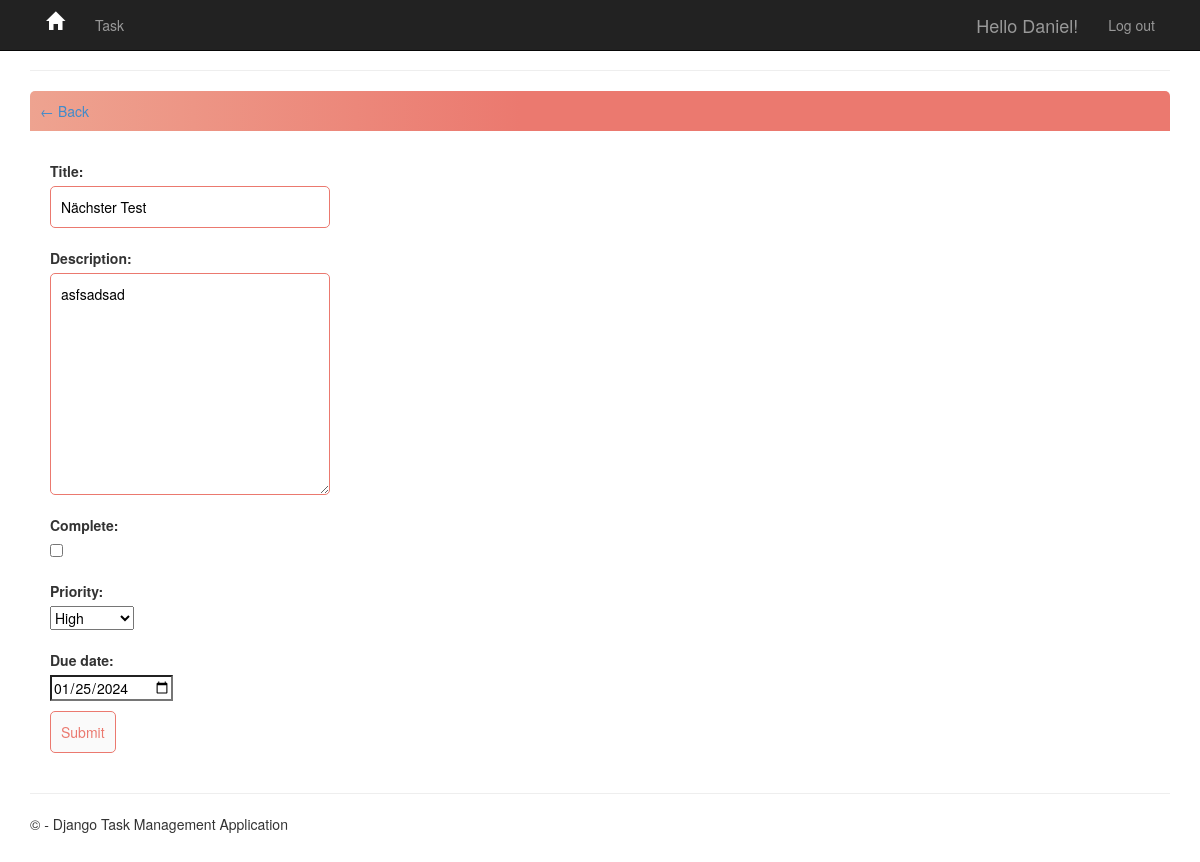
The page /task-update/10/ (signed in) on the database as committed earlier.
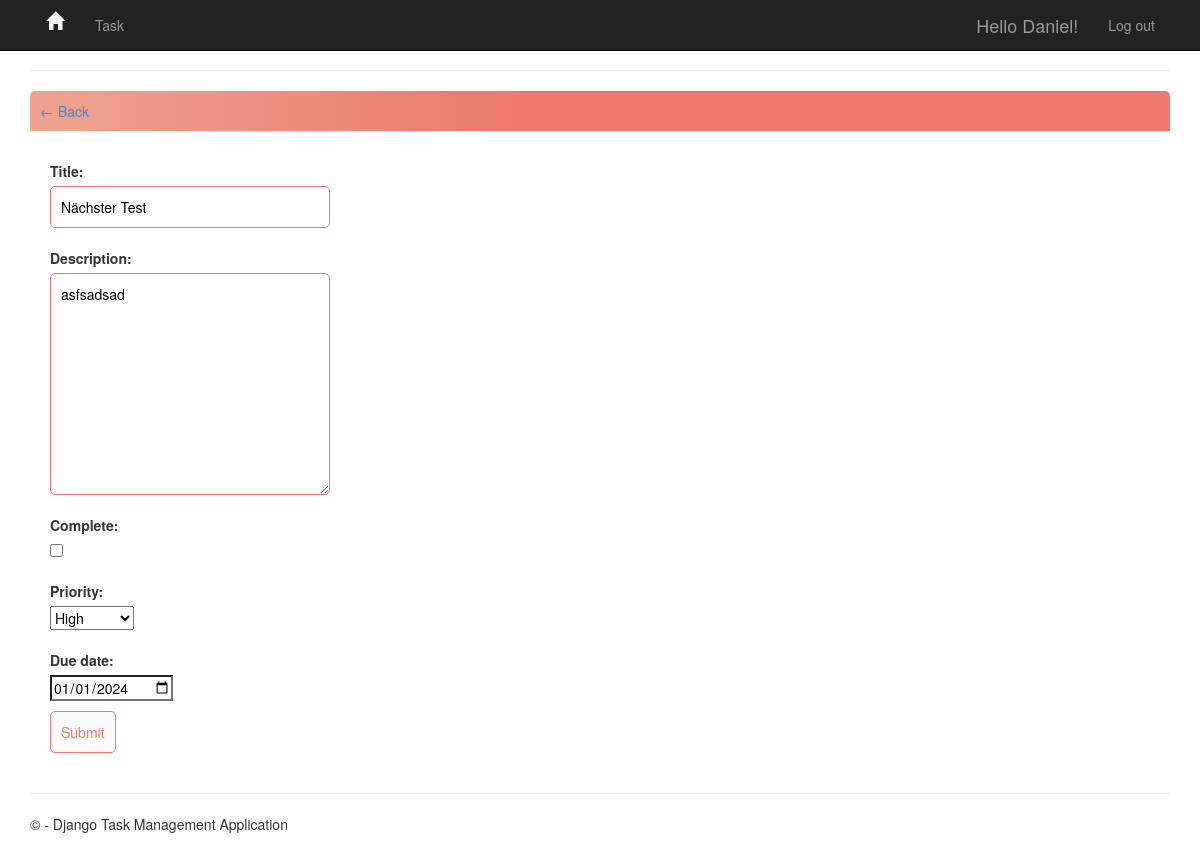
The same page on the database as committed later.
### app/models.py (models this page shows, shortened)
class Task(models.Model):
    PRIORITY_CHOICES = [
        ('L', 'Low'),
        ('M', 'Medium'),
        ('H', 'High'),
        ('F', 'Fast Lane'),
    ]
    due_date = models.DateField(
        auto_now_add=False, auto_now=False, blank=True, null=True)
    user = models.ForeignKey(
        User, on_delete=models.CASCADE, null=True, blank=True)
    title = models.CharField(max_length=200)
    description = models.TextField(null=True, blank=True)
    complete = models.BooleanField(default=False)
    create = models.DateTimeField(auto_now_add=True)
    update = models.DateTimeField(auto_now=True)
    priority = models.CharField(
        max_length=1,
        choices=PRIORITY_CHOICES,
        default='L',
    )
    class Meta:
        ordering = ['complete']

### app/views.py (the view)
# urls.py: path('task-update/<int:pk>/', views.TaskUpdate.as_view(), name='task-update'),
class TaskUpdate(LoginRequiredMixin, UpdateView):
    model = Task
    form_class = TaskForm
    template_name = 'app/task_form.html'
    success_url = reverse_lazy('tasks')

### app/forms.py
class TaskForm(ModelForm):
    class Meta:
        model = Task
        fields = ['title', 'description', 'complete', 'priority', 'due_date']
        widgets = {
            'due_date': DateInput(),
        }

### app/templates/app/task_form.html (shortened to what this page needs)
{% extends 'app/layout.html' %}
{% block content %}
<hr />
<div class="header-bar">
    <a href="{% url 'tasks' %}">&#8592; Back</a>
</div>
<div class="card-body">
    <form method="POST" action="">
        {{ form.as_p }}
        <input class="button" type="submit" value="Submit">
    </form>
</div>
{% endblock content %}

Rows that differ between the two databases and show on the page:
changed Task "Nächster Test": due_date "01/25/2024" → "01/01/2024"
